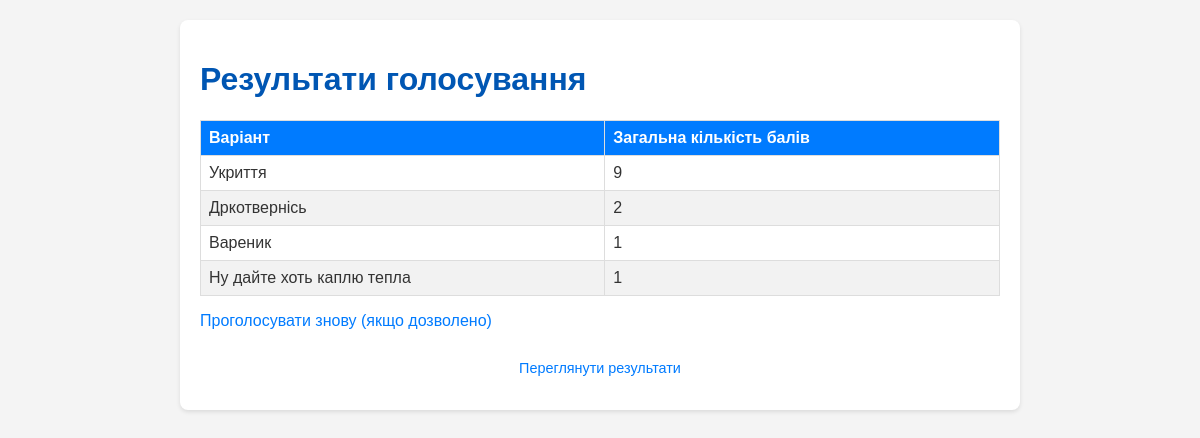
The app's page /results/ with its own data.
### polls/models.py (models this page shows, shortened)
class Option(models.Model):
    text = models.CharField(max_length=200, verbose_name="Текст варіанта")
    class Meta:
        verbose_name = "Варіант голосування"
        verbose_name_plural = "Варіанти голосування"

### polls/views.py (the view)
# urls.py: path('results/', views.results_view, name='results'), # Сторінка результатів
def results_view(request):
    results = Option.objects.annotate(
        total_score=Sum('vote__score')
    ).order_by('-total_score')
    return render(request, 'polls/results.html', {'results': results})

### polls/templates/polls/results.html (shortened to what this page needs)
{% extends 'polls/base.html' %}
{% block content %}
    <h1>Результати голосування</h1>
    {% if not results %}
        <p>Голосів ще немає.</p>
    {% else %}
        <table class="results-table">
            <thead>
                <tr>
                    <th>Варіант</th>
                    <th>Загальна кількість балів</th>
                </tr>
            </thead>
            <tbody>
                {% for option in results %}
                    <tr>
                        <td>{{ option.text }}</td>
                        <td>{{ option.total_score|default:"0" }}</td>
                    </tr>
                {% endfor %}
            </tbody>
        </table>
    {% endif %}
    <p><a href="{% url 'polls:index' %}">Проголосувати знову (якщо дозволено)</a></p>
{% endblock %}

### polls/templates/polls/base.html (style rules this page uses)
body { font-family: Arial, sans-serif; margin: 20px; background-color: #f4f4f4; color: #333; }
h1, h2 { color: #0056b3; }
.results-table { width: 100%; border-collapse: collapse; margin-top: 20px; }
.results-table th, .results-table td { border: 1px solid #ddd; padding: 8px; text-align: left; }
.results-table th { background-color: #007bff; color: white; }
.results-table tr:nth-child(even) { background-color: #f2f2f2; }
p a { color: #007bff; text-decoration: none; }

### records on screen
Option: text "Укриття", total_score "9"
Option: text "Дркотвернісь", total_score "2"
Option: text "Вареник", total_score "1"
Option: text "Ну дайте хоть каплю тепла", total_score "1"
